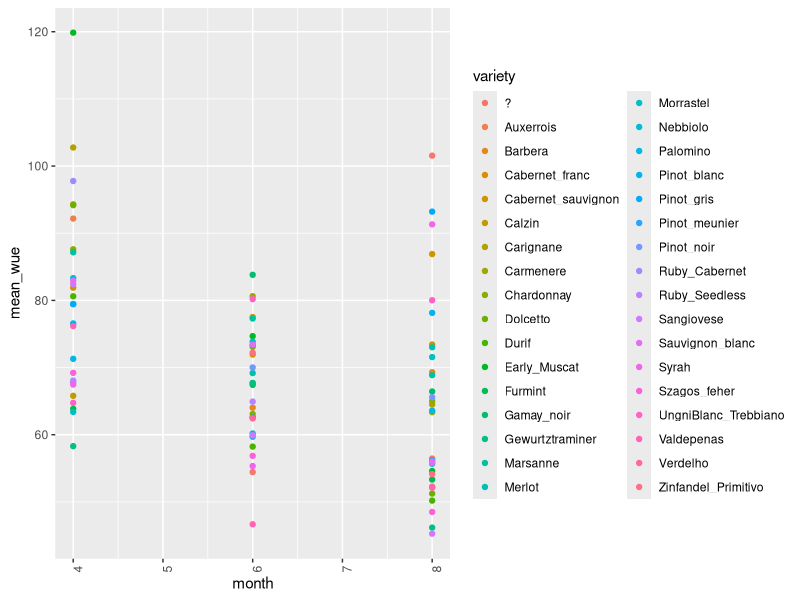
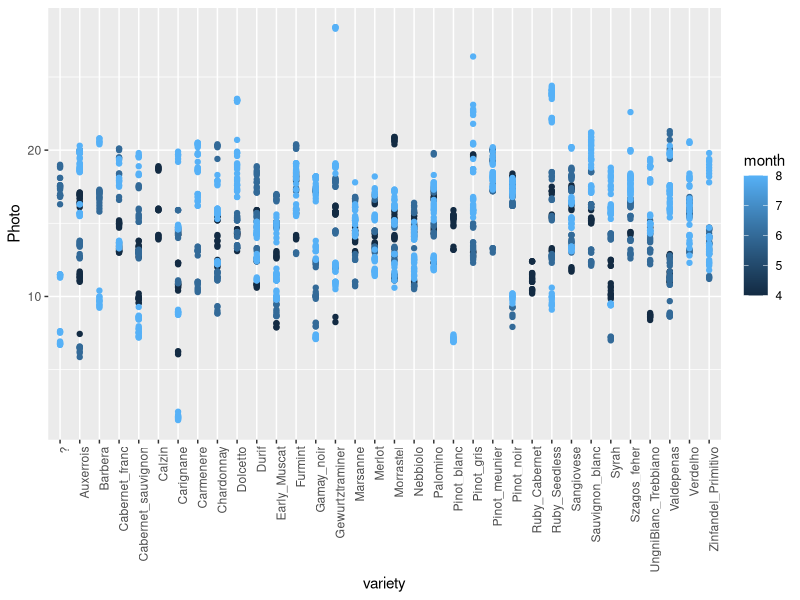
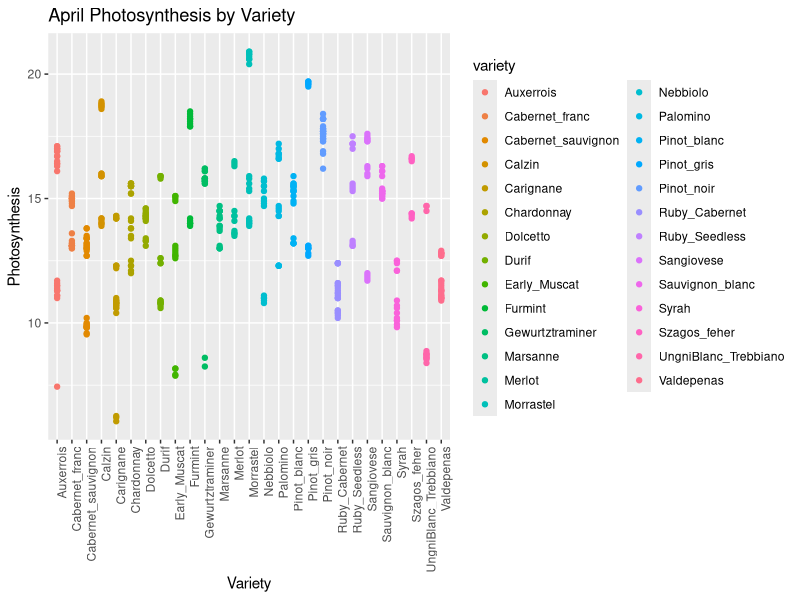
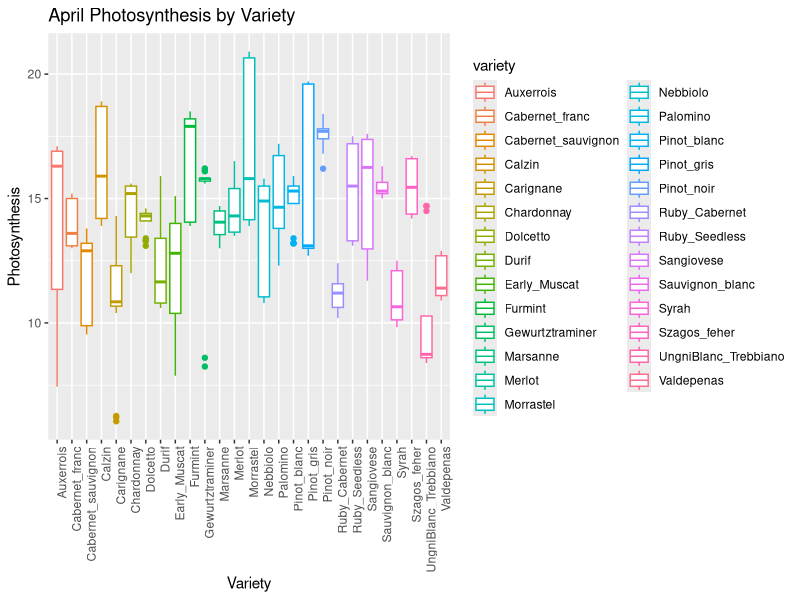
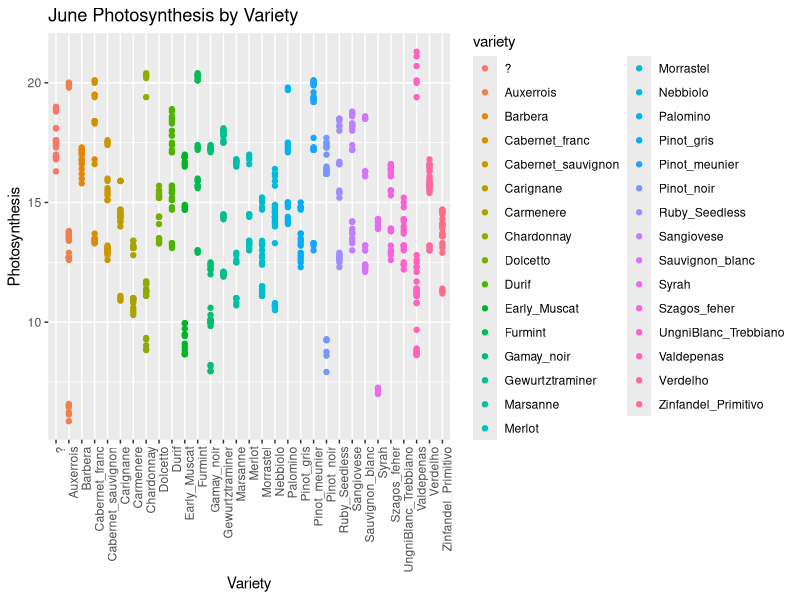
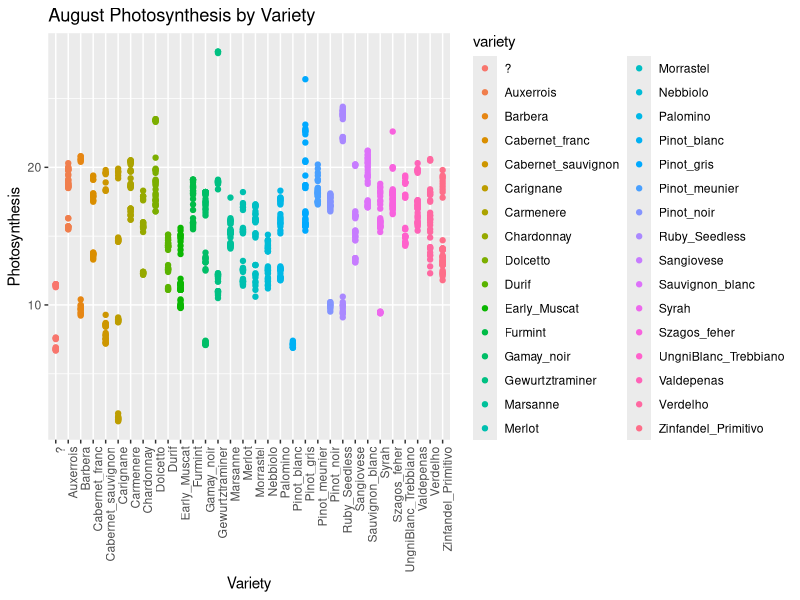
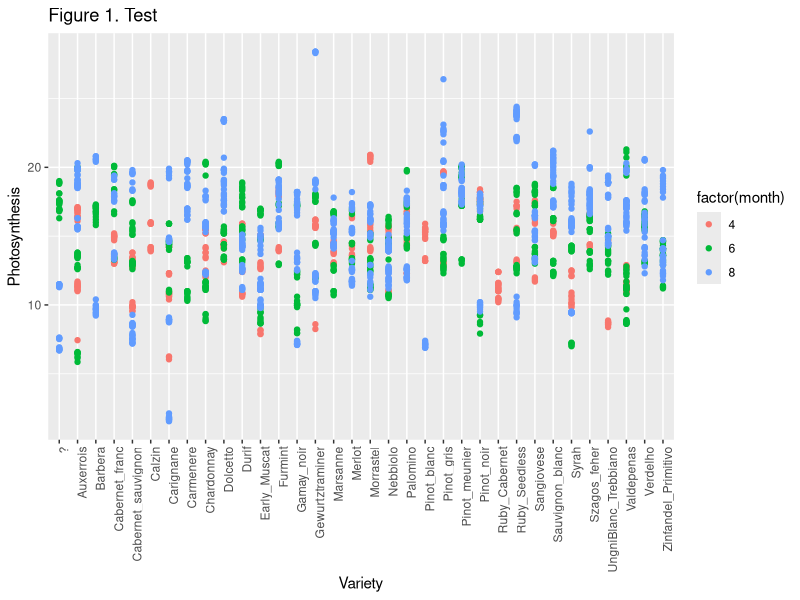
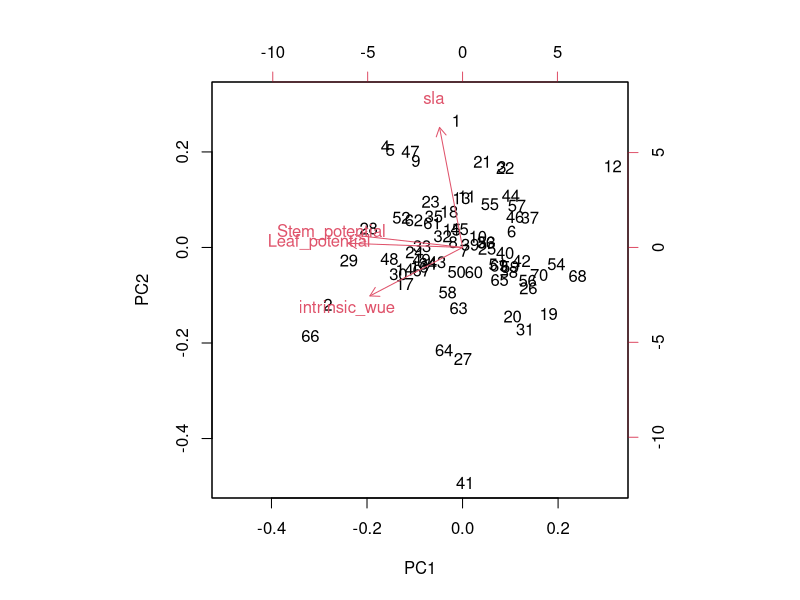

Source code (R) for these figures, in order:
#PCA with licor and water use efficiency data
###EJF notes to do: add in stomtal traits to data and check for April data; look at relationships between leaf potential and stomatal conductance -- look for isohydric and anisohydric symdromes; double check some of trait values -- SLA is weird sometimes, not always issue with numeric conversion


library(tidyverse)
library(ggplot2)
library(dplyr)

april_licor <- read_csv("data/april_licor.csv")
june_licor <-read_csv("data/june_licor.csv")
august_licor <- read_csv("data/august_licor.csv")
water_use_april <- read_csv("data/WUE_monitor_vars_RMI_April2015.csv")
water_use_june <- read_csv("data/WUE_monitor_vars_RMI_June2015.csv")
water_use_august <- read.csv("data/August2015_RMI_data_wue.csv")
vitis_mean <- read_csv("data/viniferaTraitMeans/Vitis_mean.csv")
vitis_trait <- read_csv("data/viniferaTraitMeans/Vitis_trait_data.csv")
vitis_var_means <- read_csv("data/viniferaTraitMeans/Vitis_var_means.csv")

# merging data ------------------------------------------------------------
#rename columns lower case
colnames(august_licor)[1:5]<- tolower(colnames(august_licor)[1:5])
colnames(april_licor)
colnames(august_licor)
colnames(june_licor)

#change column names before merge

april_licor <- april_licor[which(april_licor$Obs%in%3:16),]

august_licor<- august_licor %>% 
  select(-id) %>% 
  filter(Obs %in% 3:16)

june_licor<- june_licor %>% 
  #rename(id = `ï..ID`) %>% 
  select(-ID) %>% 
  filter(Obs %in% 3:16)


june_licor$row_plant <- gsub(pattern = "-", replacement = ".",june_licor$row_plant)
august_licor$row_plant <- as.character(august_licor$row_plant)

licor_2015 <- bind_rows(april_licor, june_licor, august_licor) %>% 
  as.data.frame()
  
licor_2015_wue <- licor_2015 %>% 
  mutate(wue = (Photo/Cond))

head(licor_2015_wue)

variety_traits <- licor_2015_wue %>%
  group_by(variety, month) %>%
  summarize(mean_photo = mean(Photo, na.rm = TRUE), mean_wue = mean(wue, na.rm = TRUE))
  

# plotting data with ggplot2 ----------------------------------------------
ggplot()+geom_point(data=variety_traits, aes(x=month, y = mean_wue, color = variety))+
  theme(axis.text.x = element_text(angle = 90, hjust = 1))

ggplot() + geom_point(data = licor_2015, aes(x=variety, y=Photo, color=month))+
  theme(axis.text.x = element_text(angle = 90, hjust = 1))

#simple plots of photosynthesis by variety

ggplot() + geom_point (data = april_licor, aes(x=variety, y=(Photo), color=variety))+
  theme(axis.text.x = element_text(angle = 90, hjust = 1))+
  xlab("Variety") +
  ylab("Photosynthesis") +
  ggtitle("April Photosynthesis by Variety")

ggplot() + geom_boxplot(data = april_licor, aes(x=variety, y=(Photo), color=variety))+
  theme(axis.text.x = element_text(angle = 90, hjust = 1))+
  xlab("Variety") +
  ylab("Photosynthesis") +
  ggtitle("April Photosynthesis by Variety")


ggplot() + geom_point (data = june_licor, aes(x=variety, y=(Photo), color=variety)) +
  theme(axis.text.x = element_text(angle = 90, hjust = 1))+
  xlab("Variety") +
  ylab("Photosynthesis") +
  ggtitle("June Photosynthesis by Variety")

ggplot() + geom_point (data = august_licor, aes(x=variety, y=(Photo), color=variety))+
  theme(axis.text.x = element_text(angle = 90, hjust = 1))+
  xlab("Variety") +
  ylab("Photosynthesis") +
  ggtitle("August Photosynthesis by Variety")

licor_2015 %>% 
  ggplot() +
  geom_point(aes(x=variety, y=Photo, color=factor(month)))+
  theme(axis.text.x = element_text(angle = 90, hjust = 1))+
  xlab("Variety") +
  ylab("Photosynthesis") +
  ggtitle("Figure 1. Test")

#ggplot() + geom_point (data = wue, aes(x=VARIETY, y=(Leaf_potential), color=VARIETY))

###EJF - double check numeric conversions, weird things happening with data - check why it is reading in as non-numeric
#MEC I think it reads in as character because some of the data is num,num and num/note because there were 2 observations in one box
#I can average these boxes and re run to see if it comes in as numeric, because otherwise it shows up as NA later and we lose these points
#averaging the boxes worked, data comes in as numeric 

#water use efficiency plots 


#add varieties to August  
water_use_variety <- water_use_april %>% 
  mutate(row_plant = (paste(ROW, PLANT, sep="_"))) %>% 
  select(VARIETY, row_plant) %>% 
  filter(!VARIETY == "")

water_use_august_mutate <- water_use_august %>% 
  select(ROW, PLANT, Leaf_potential, Stem_potential) %>% 
  mutate(row_plant = (paste(ROW, PLANT, sep= "_"))) 

wue_august <- full_join(water_use_august_mutate, water_use_variety, by = "row_plant") %>% 
  filter(!Leaf_potential == "NA") %>% 
  filter(!Stem_potential == "NA")

#..... June

water_use_june_mutate <- water_use_june %>% 
  select(ROW, PLANT, Leaf_potential, Stem_potential) %>% 
  mutate(row_plant = (paste(ROW, PLANT, sep= "_"))) 

wue_june <- full_join(water_use_june_mutate, water_use_variety, by = "row_plant") %>% 
  filter(!Leaf_potential == "NA") %>% 
  filter(!Stem_potential == "NA")


#water use for April is fine does not need a join with variety

water_use_apr <- water_use_april %>%
  filter(!Leaf_potential=="1") %>% 
  filter(!Leaf_area1=="1") %>% 
  filter(!leaf_weight1_mg =="1") %>% 
  mutate(sla = leaf_weight1_mg/Leaf_area1) %>% 
  mutate(intrinsic_wue = A/g) %>% 
  select(VARIETY, Leaf_potential, Stem_potential, intrinsic_wue, sla) %>% 
  filter(!VARIETY == "") %>% 
  filter(!intrinsic_wue == "NA")
  
  #summarize(mean_sla = mean(sla), mean_leaf_potential = mean(Leaf_potential),
            #mean_stem_potential = mean(Stem_potential), mean_wue = mean(intrinsic_wue))

# PCA ---------------------------------------------------------------------
#April 
pca.1 <- prcomp(water_use_apr[,2:5], scale = T)
biplot(pca.1)
summary(pca.1)

plot(pca.1)

#June has weight but no area, only stem and leaf potential
pca.2 <- prcomp(wue_june[,3:4], scale = T)
biplot(pca.2)
summary(pca.2)

plot(pca.2)


#August only has stem and leaf potential, still do PCA?

pca.3 <- prcomp(wue_august[,3:4], scale = T)
biplot(pca.3)
summary(pca.3)

plot(pca.3)

 
# preliminary plots

ggplot(water_use_apr, aes(x = intrinsic_wue, y = sla, color = VARIETY)) +
  geom_point()

ggplot(licor_2015, aes(x = variety, y = Photo, color = variety ))+
  geom_point()+
  facet_wrap("month")+
  theme(axis.text.x = element_text(angle = 90, hjust = 1))

ggplot(wue_august, aes(x = Leaf_potential, y = Stem_potential, color = VARIETY))+
  geom_point()+
  theme(axis.text.x = element_text(angle = 90, hjust = 1))


# climate data ------------------------------------------------------------

#will use other climate data later on 

climate <- read.csv("data/2013_15TminTmax_RMI.csv")
library(lubridate)
paste(climate$year, climate$month, climate$day, sep = "-")

install.packages("wesanderson")


